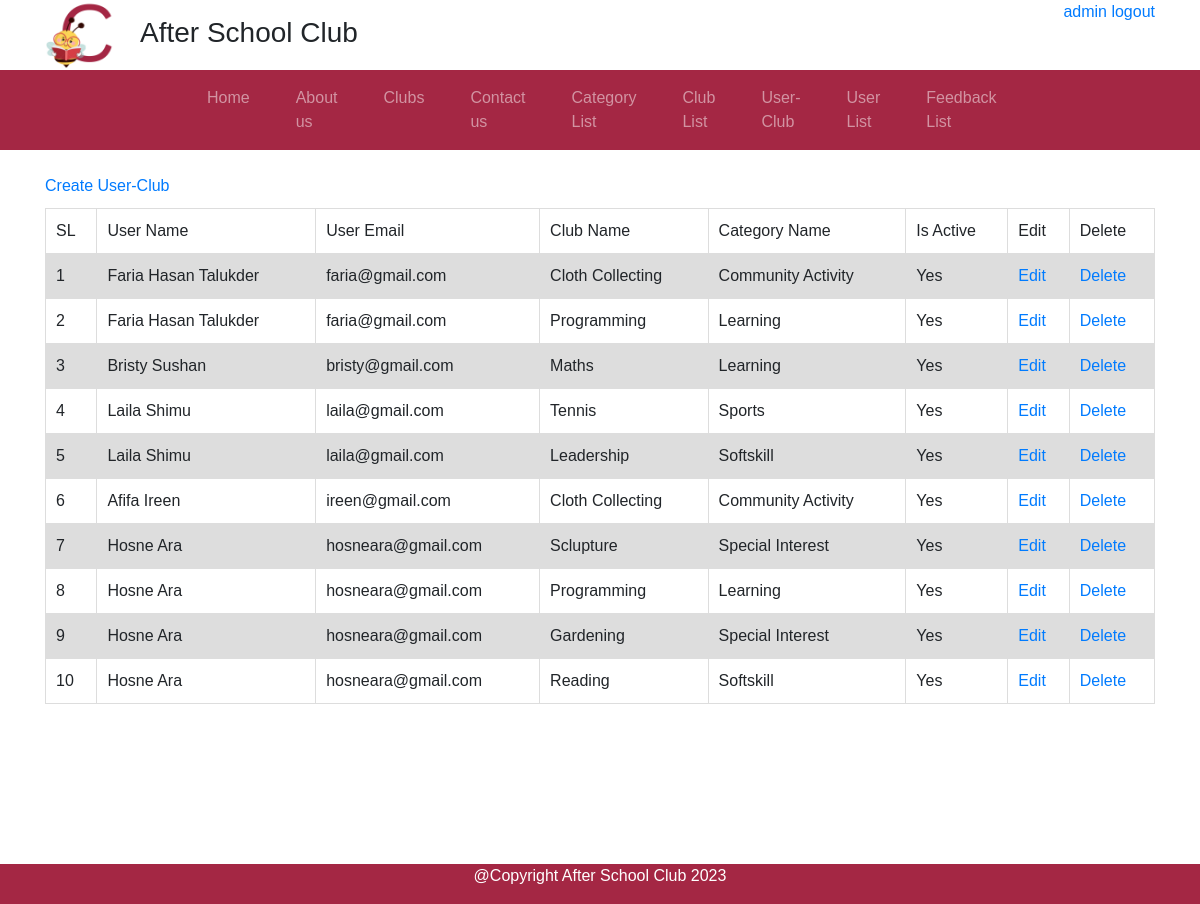
Page /userClubList.php (signed in) on the committed database.
### tables this page shows
CREATE TABLE `user_club` (
  `id` int(11) NOT NULL,
  `user_id` int(11) NOT NULL,
  `club_id` int(11) NOT NULL,
  `active` tinyint(2) NOT NULL
);

CREATE TABLE `users` (
  `id` int(11) NOT NULL,
  `user_name` varchar(50) DEFAULT NULL,
  `first_name` varchar(50) DEFAULT NULL,
  `last_name` varchar(50) DEFAULT NULL,
  `email` varchar(100) NOT NULL,
  `password` varchar(255) NOT NULL,
  `active` tinyint(1) NOT NULL,
  `admin` tinyint(1) NOT NULL
);

CREATE TABLE `clubs` (
  `club_id` int(11) NOT NULL,
  `name` varchar(100) NOT NULL,
  `category_id` int(11) NOT NULL,
  `benefits` varchar(255) DEFAULT NULL,
  `days` varchar(100) NOT NULL,
  `fromTime` timestamp(6) NOT NULL DEFAULT current_timestamp(6),
  `fromAge` int(10) NOT NULL,
  `toAge` int(10) NOT NULL,
  `location` varchar(255) DEFAULT NULL,
  `toTime` timestamp(6) NOT NULL DEFAULT current_timestamp(6),
  `price` float DEFAULT NULL
);

CREATE TABLE `category` (
  `category_id` int(100) NOT NULL,
  `name` varchar(255) NOT NULL,
  `active` tinyint(4) NOT NULL
);

### userClubList.php (the view, shortened to what this page needs)
<?php
if (isset($_SESSION['id']) && isset($_SESSION['user_name'])) {
?>
<!DOCTYPE html>
<html lang="en">
<head>
    <link rel="stylesheet" href="bootstrap-4.0.0/dist/css/bootstrap.min.css">
    <link rel="stylesheet" href="https://maxcdn.bootstrapcdn.com/font-awesome/4.7.0/css/font-awesome.min.css">
    <link rel="stylesheet" href="css/style.css">
</head>
<body>
    <div class="container">
        <div class="row">
          <div class="col-md-6 col-sm-6">
              <div class="row">
                  <div class="col-md-2 col-sm-6">
                    <img src="image/C.png" class="img-responsive" width="70" height="70">
                  </div>
                  <div class="col-md-10 col-sm-6" style="padding-top: 16px;">
                    <h3>After School Club</h3>
                  </div>
              </div>
          </div>
          <div class="col-md-6 col-sm-6" id="addLogin" style="text-align: right;">
              <a href="logout.php" ><?php echo $_SESSION['user_name']; ?> logout</a>
          </div>
        </div>
      </div>
   <nav class="navbar navbar-expand-lg navbar-dark" style="background-color: #a42744;color: white">
      <div class="" id="navbarSupportedContent">
        <ul class="navbar-nav mr-auto">
        <li class="nav-item">
            <a class="nav-link menuColor" href="index.php">Home <span class="sr-only">(current)</span></a>
          </li>
          <li class="nav-item">
            <a class="nav-link menuColor" href="aboutUs.php">About us</a>
          </li>
          <li class="nav-item">
            <a class="nav-link menuColor" href="clubs.php">Clubs</a>
          </li>
          <li class="nav-item">
            <a class="nav-link menuColor" href="contactUs.php">Contact us</a>
          </li>
          <?php if($_SESSION['admin'] == 1)
          echo '<li class="nav-item">
            <a class="nav-link menuColor" href="categoryList.php">Category List</a>
          </li>';
          ?>
          <?php if($_SESSION['admin'] == 1)
          echo '<li class="nav-item">
            <a class="nav-link menuColor" href="clubList.php">Club List</a>
          </li>';
          ?>
          <?php if($_SESSION['admin'] == 1)
          echo '<li class="nav-item">
            <a class="nav-link menuColor" href="userClubList.php">User-Club</a>
          </li>';
          ?>
          <?php if($_SESSION['admin'] == 1)
          echo '<li class="nav-item">
            <a class="nav-link menuColor" href="userList.php">User List</a>
          </li>';
          ?>
          <?php if($_SESSION['admin'] == 1)
          echo '<li class="nav-item">
            <a class="nav-link menuColor" href="feedbackList.php">Feedback List</a>
          </li>';
          ?>
        </ul>
      </div>
    </nav>
    <div class="container">
    <div class="">
      <br>
    <a class="" href="createUserClub.php">Create User-Club</a>
<?php
require('db.php');
$query = "SELECT uc.id, Concat(us.first_name, ' ', us.last_name) as user_name, us.email, cl.name as club_name, ca.name as category_name, uc.active
          FROM user_club uc
          LEFT JOIN users us on us.id = uc.user_id
          LEFT JOIN clubs cl on cl.club_id = uc.club_id
          LEFT JOIN category ca on ca.category_id = cl.category_id
          ORDER BY us.id;";
echo '<table border="0" cellspacing="2" cellpadding="2">
      <tr>
          <td> <font face="Arial">SL</font> </td>
          <td> <font face="Arial">User Name</font> </td>
          <td> <font face="Arial">User Email</font> </td>
          <td> <font face="Arial">Club Name</font> </td>
          <td> <font face="Arial">Category Name</font> </td>
          <td> <font face="Arial">Is Active</font> </td>
          <td> <font face="Arial">Edit</font> </td>
          <td> <font face="Arial">Delete</font> </td>
      </tr>';
if ($result = $conn->query($query)) {
    $counter = 0;
    while ($row = $result->fetch_assoc()) {
        $field1name = $row["id"];
        $field2name = $row["user_name"];
        $field3name = $row["email"];
        $field4name = $row["club_name"];
        $field5name = $row["category_name"];
        $field6name = $row["active"];
        if($field6name==1){
          $field6name = "Yes";
        } else{
          $field6name = "No";
        }
        echo '<tr>
                  <td>'.++$counter.'</td>
                  <td>'.$field2name.'</td>
                  <td>'.$field3name.'</td>
                  <td>'.$field4name.'</td>
                  <td>'.$field5name.'</td>
                  <td>'.$field6name.'</td>
                  <td align="center"><a href="editUserClub.php?id='.$field1name.'">Edit</a></td>
                  <td align="center"><a onclick="return checkDelete()" href="deleteUserClub.php?id='.$field1name.'">Delete</a></td>
              </tr>';
    }
}
?>
    </div>
    </div>
    <br>
    <div class="footer">
        <p class="text-center">@Copyright After School Club 2023</p>
    </div>
</body>
</html>
<?php
} else {
     header("Location: login.php");
     exit();
}
?>

### css/style.css (style rules this page uses)
body { font-family: Arial, Helvetica, sans-serif; }
.footer { position: fixed; left: 0; bottom: 0; width: 100%; background-color:#a42744; color: white; text-align: center; }
#navbarSupportedContent { padding-left: 153px; padding-right: 183px; }
.nav-item { padding-left: 30px; }
table { border-collapse: collapse; width: 100%; border: #a42744 1px; margin-top:10px; margin-bottom:200px }
td, th { border: 1px solid #dddddd; text-align: left; padding: 10px; }
tr:nth-child(even) { background-color: #dddddd; }

### rows in the picture
user_club: field2name "Faria Hasan Talukder", user.email "faria@gmail.com", club.name "Cloth Collecting", category.name "Community Activity", active "Yes"
user_club: field2name "Faria Hasan Talukder", user.email "faria@gmail.com", club.name "Programming", category.name "Learning", active "Yes"
user_club: field2name "Bristy Sushan", user.email "bristy@gmail.com", club.name "Maths", category.name "Learning", active "Yes"
user_club: field2name "Laila Shimu", user.email "laila@gmail.com", club.name "Tennis", category.name "Sports", active "Yes"
user_club: field2name "Laila Shimu", user.email "laila@gmail.com", club.name "Leadership", category.name "Softskill", active "Yes"
user_club: field2name "Afifa Ireen", user.email "ireen@gmail.com", club.name "Cloth Collecting", category.name "Community Activity", active "Yes"
user_club: field2name "Hosne Ara", user.email "hosneara@gmail.com", club.name "Sclupture", category.name "Special Interest", active "Yes"
user_club: field2name "Hosne Ara", user.email "hosneara@gmail.com", club.name "Programming", category.name "Learning", active "Yes"
user_club: field2name "Hosne Ara", user.email "hosneara@gmail.com", club.name "Gardening", category.name "Special Interest", active "Yes"
user_club: field2name "Hosne Ara", user.email "hosneara@gmail.com", club.name "Reading", category.name "Softskill", active "Yes"

### other values in the picture
$_SESSION['user_name'] "admin"
